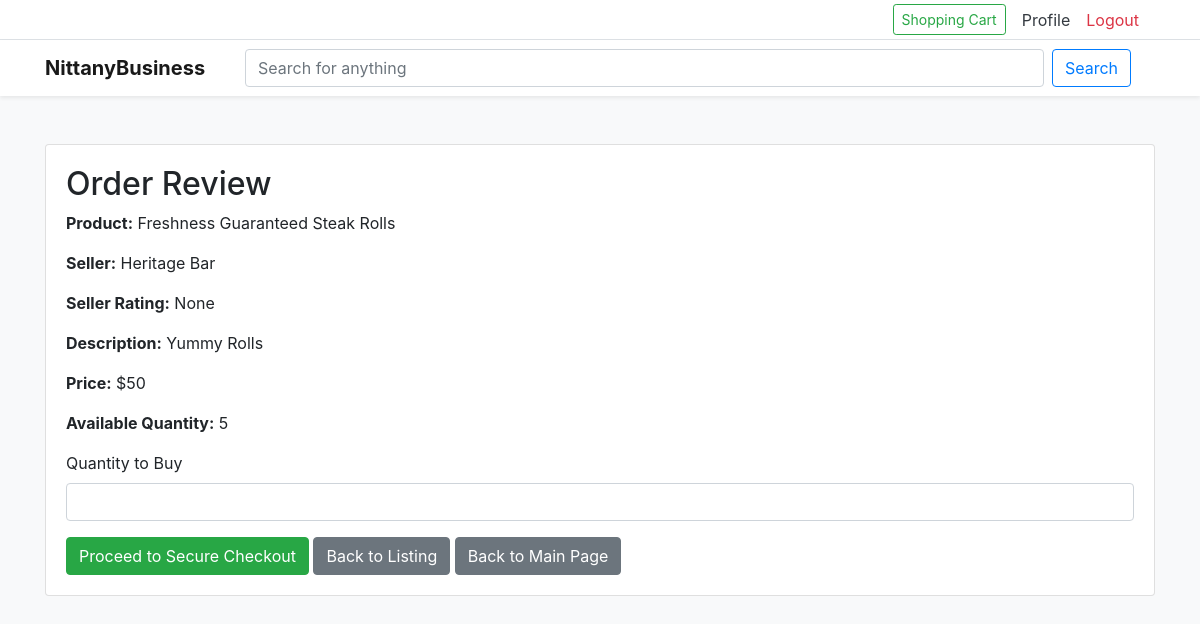
The app's page /order_review/2513 (signed in) with its own data.
### tables this page shows
CREATE TABLE product_listings (
            Seller_Email TEXT NOT NULL,
            Listing_ID TEXT PRIMARY KEY,
            Category TEXT NOT NULL,
            Product_Title TEXT NOT NULL,
            Product_Name TEXT NOT NULL,
            Product_Description TEXT NOT NULL,
            Quantity INTEGER NOT NULL,
            Product_Price REAL NOT NULL,
            Status TEXT NOT NULL
        );

CREATE TABLE sellers (
            email TEXT PRIMARY KEY,
            business_name TEXT NOT NULL,
            Business_Address_ID TEXT NOT NULL,
            bank_routing_number TEXT NOT NULL,
            bank_account_number TEXT NOT NULL,
            balance REAL NOT NULL
        );

### app.py (the view)
@app.route('/order_review/<int:listing_id>', methods=['GET'])
def order_review(listing_id):
    if 'user' not in session or session['user']['role'] != 'buyer':
        return redirect(url_for('login_form'))
    user_email = session['user']['email']
    connection = sqlite3.connect(db_path)
    cursor = connection.cursor()
    cursor.execute('''
        SELECT pl.Product_Title, pl.Product_Description, pl.Product_Price, pl.Quantity, pl.Seller_Email, s.business_name
        FROM product_listings pl
        JOIN sellers s ON pl.Seller_Email = s.email
        WHERE pl.Listing_ID = ?
    ''', (listing_id,))
    product = cursor.fetchone()
    connection.close()
    if not product:
        return "Product not found", 404
    product_data = {
        'title': product[0],
        'description': product[1],
        'price': product[2],
        'available': product[3],
        'seller_email': product[4],
        'seller_name': product[5],
        'listing_id': listing_id
    }
    seller_rating = get_seller_rating(product[4])
    return render_template('order_review.html', product=product_data, seller_rating=seller_rating, seller_name=product[5])

### app.py (called while the page is built)
def get_seller_rating(seller_email):
    connection = sqlite3.connect(db_path)
    cursor = connection.cursor()
    cursor.execute('''
        SELECT AVG(Rate)
        FROM reviews
        JOIN orders ON reviews.Order_ID = orders.Order_ID
        WHERE orders.Seller_Email = ?
    ''', (seller_email,))
    result = cursor.fetchone()
    connection.close()
    if result and result[0]:
        return round(result[0], 2)
    else:
        return None

### templates/order_review.html (shortened to what this page needs)
<!DOCTYPE html>
<html lang="en">
<head>
    <link rel="stylesheet" href="https://stackpath.bootstrapcdn.com/bootstrap/4.4.1/css/bootstrap.min.css">
</head>
<body class="bg-light">
<div class="top‑utility bg-white border-bottom">
    <div class="container d-flex justify-content-end py-1">
       {% if session.user %}
           {% if session.user.role == 'helpdesk' %}
                <a href="{{ url_for('helpdesk_dashboard') }}" class="btn btn-primary btn-sm mr-3">Helpdesk Portal</a>
            {% elif session.user.role == 'buyer' %}
                <a href="{{ url_for('mainpage') }}" class="btn btn-outline-success btn-sm mr-3">Shopping Cart</a>
           {% elif session.user.role == 'seller' %}
                <a href="{{ url_for('product_listings') }}" class="btn btn-outline-success btn-sm mr-3">Seller Management Dashboard</a>
           {% endif %}
           <div class="d-flex align-items-center">
                <a href="{{ url_for('profile') }}" class="mr-3 text-dark">Profile</a>
                <a href="{{ url_for('logout') }}" class="text-danger mr-3">Logout</a>
           </div>
       {% else %}
           <div class="d-flex align-items-center">
                <a href="{{ url_for('login_form') }}" class="mr-3 text-dark">Login</a>
                <a href="{{ url_for('register_form') }}" class="btn btn-primary btn-sm btn-register">Register</a>
           </div>
       {% endif %}
    </div>
</div>
<nav class="navbar navbar-expand-lg navbar-light bg-white shadow-sm">
    <div class="container">
        <a class="navbar-brand font-weight-bold" href="{{ url_for('mainpage') }}">NittanyBusiness</a>
        <form class="form-inline mx-lg-4 flex-grow-1" action="{{ url_for('search') }}" method="GET">
            <input class="form-control flex-grow-1 w-75" type="search" placeholder="Search for anything" name="q">
            <button class="btn btn-outline-primary ml-2" type="submit">Search</button>
        </form>
    </div>
</nav>
    <div class="container mt-5">
         <div class="card">
         <div class="card-body">
        <h2>Order Review</h2>
        <p><strong>Product:</strong> {{ product.title }}</p>
        <p><strong>Seller:</strong> {{ seller_name }}</p>
        <p><strong>Seller Rating:</strong> {{ seller_rating }}</p>
        <p><strong>Description:</strong> {{ product.description }}</p>
        <p><strong>Price:</strong> {{ product.price }}</p>
        <p><strong>Available Quantity:</strong> {{ product.available }}</p>
        <form action="{{ url_for('secure_checkout') }}" method="POST">
            <div class="form-group">
                <label for="quantity">Quantity to Buy</label>
                <input type="number" id="quantity" name="quantity" class="form-control" min="1" max="{{ product.available }}" required>
            </div>
            <button type="submit" class="btn btn-success">Proceed to Secure Checkout</button>
            <a href="{{ url_for('listing_detail', listing_id=product.listing_id) }}" class="btn btn-secondary">Back to Listing</a>
            <a href="{{ url_for('mainpage') }}" class="btn btn-secondary">Back to Main Page</a>
        </form>
        </div>
       </div>
    </div>
</body>
</html>

### records on screen
product_listings: title "Freshness Guaranteed Steak Rolls", description "Yummy Rolls", price "$50"
sellers: business_name "Heritage Bar"

### other values on screen
{{ seller_rating }} "None"
{{ product.available }} "5"
